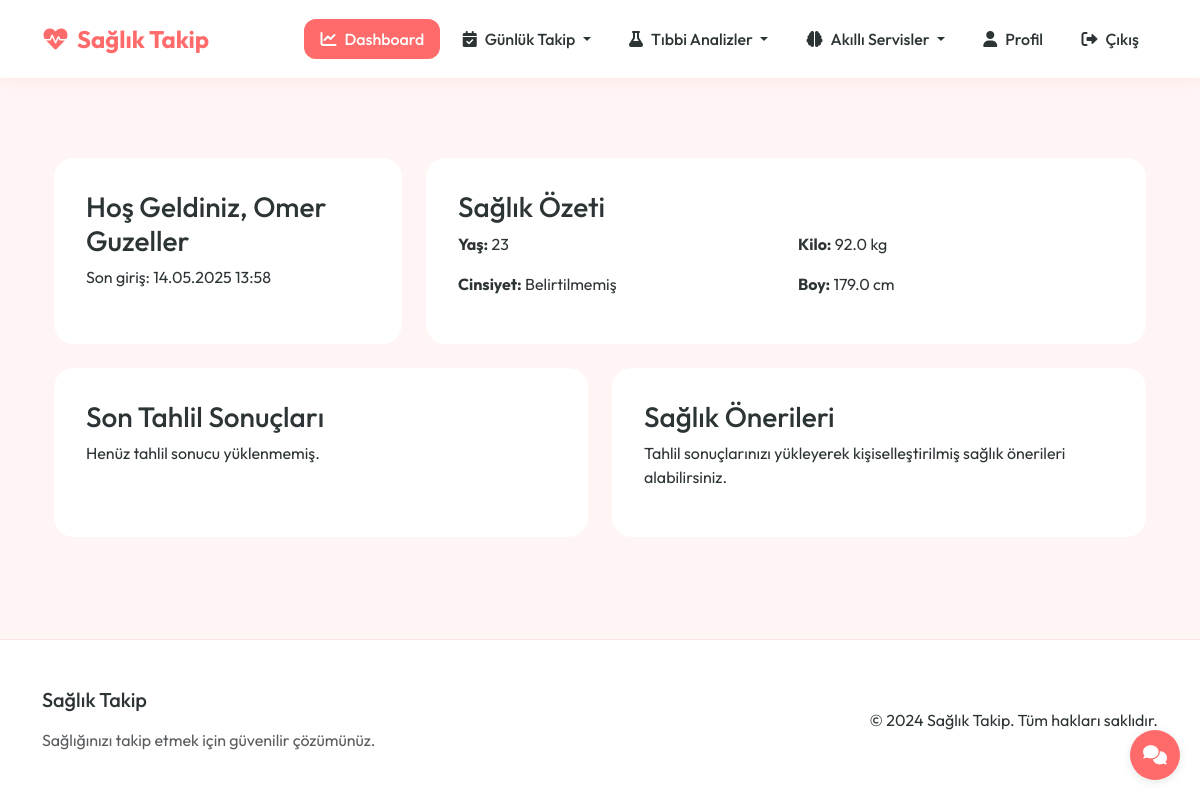
/dashboard (signed in), run on an earlier commit of the app's database.
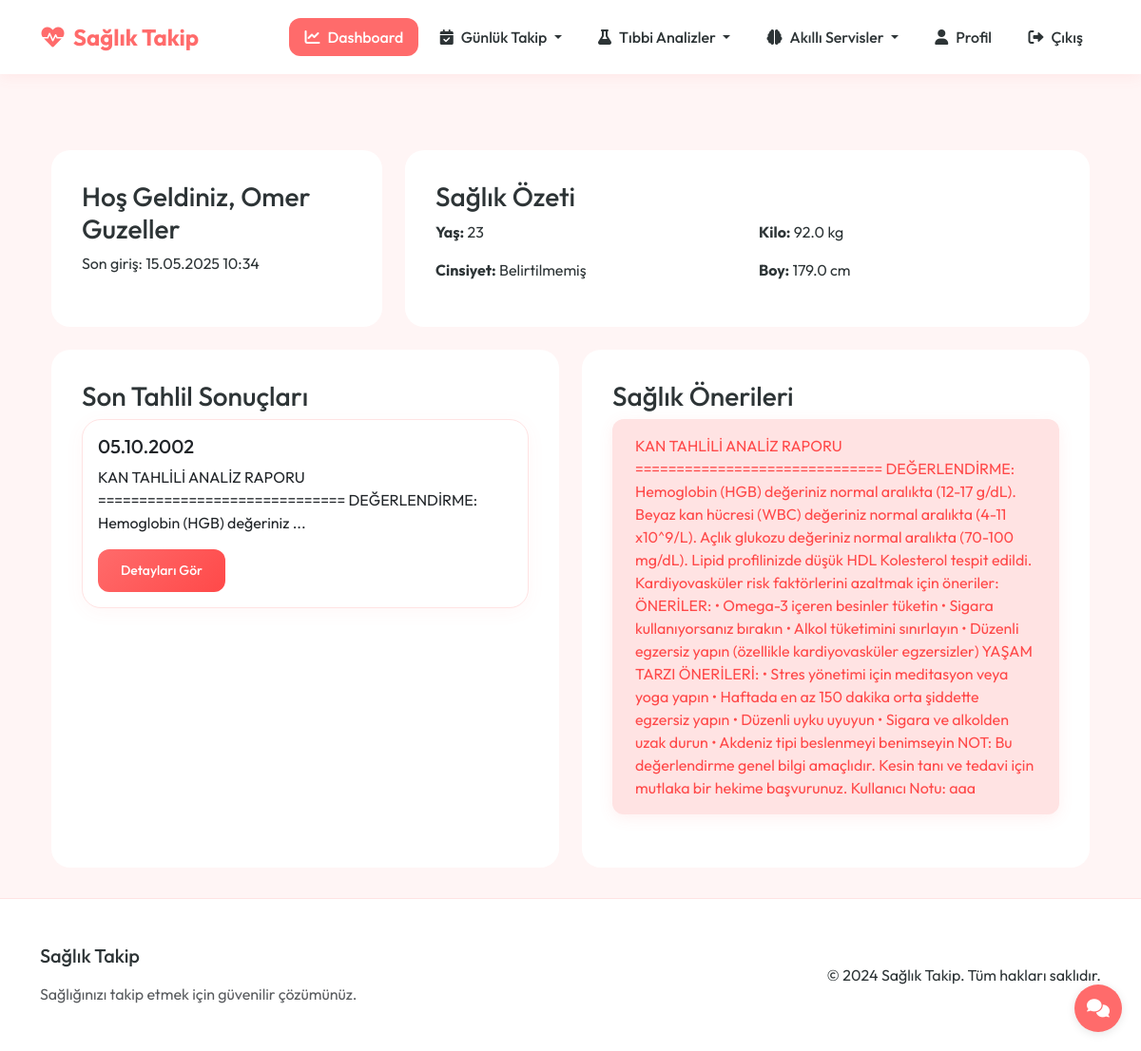
And on a later commit of the database.
### app.py (models this page shows, shortened)
class User(UserMixin, db.Model):
    id = db.Column(db.Integer, primary_key=True)
    email = db.Column(db.String(120), unique=True, nullable=False)
    password_hash = db.Column(db.String(128))
    name = db.Column(db.String(100))
    age = db.Column(db.Integer)
    gender = db.Column(db.String(10))
    weight = db.Column(db.Float)
    height = db.Column(db.Float)
    activity_level = db.Column(db.String(20))  # Sedentary, Lightly Active, Moderately Active, Very Active, Extra Active
    goal = db.Column(db.String(20))  # Lose Weight, Maintain, Gain Weight
    last_login = db.Column(db.DateTime, nullable=True)
    created_at = db.Column(db.DateTime, default=datetime.utcnow)
    test_results = db.relationship('TestResult', backref='user', lazy=True)
    meals = db.relationship('Meal', backref='user', lazy=True)

class TestResult(db.Model):
    id = db.Column(db.Integer, primary_key=True)
    user_id = db.Column(db.Integer, db.ForeignKey('user.id'), nullable=False)
    date = db.Column(db.DateTime, nullable=False, default=datetime.utcnow)
    pdf_path = db.Column(db.String(200))
    results_data = db.Column(db.JSON)
    recommendations = db.Column(db.Text)

### app.py (the view)
@app.route('/dashboard')
@login_required
def dashboard():
    return render_template('main/dashboard.html')

### app.py (called while the page is built)
@login_manager.user_loader
def load_user(user_id):
    return User.query.get(int(user_id))

### health_app/templates/main/dashboard.html (shortened to what this page needs)
{% extends "base.html" %}
{% block content %}
<div class="container mt-5">
    <div class="row">
        <div class="col-md-4">
            <div class="dashboard-card">
                <h3>Hoş Geldiniz, {{ current_user.name }}</h3>
                <p>Son giriş: {{ current_user.last_login.strftime('%d.%m.%Y %H:%M') if current_user.last_login else 'İlk giriş' }}</p>
            </div>
        </div>
        <div class="col-md-8">
            <div class="dashboard-card">
                <h3>Sağlık Özeti</h3>
                <div class="row">
                    <div class="col-md-6">
                        <p><strong>Yaş:</strong> {{ current_user.age or 'Belirtilmemiş' }}</p>
                        <p><strong>Cinsiyet:</strong> {{ current_user.gender or 'Belirtilmemiş' }}</p>
                    </div>
                    <div class="col-md-6">
                        <p><strong>Kilo:</strong> {{ current_user.weight or 'Belirtilmemiş' }} kg</p>
                        <p><strong>Boy:</strong> {{ current_user.height or 'Belirtilmemiş' }} cm</p>
                    </div>
                </div>
            </div>
        </div>
    </div>
    <div class="row mt-4">
        <div class="col-md-6">
            <div class="dashboard-card">
                <h3>Son Tahlil Sonuçları</h3>
                {% if current_user.test_results %}
                    {% for result in current_user.test_results[-3:] %}
                        <div class="card mb-3">
                            <div class="card-body">
                                <h5 class="card-title">{{ result.date.strftime('%d.%m.%Y') }}</h5>
                                <p class="card-text">
                                    {% if result.recommendations %}
                                        {{ result.recommendations[:100] }}...
                                    {% else %}
                                        Henüz analiz edilmedi
                                    {% endif %}
                                </p>
                                <a href="{{ url_for('blood_test_detail', test_id=result.id) }}" class="btn btn-primary btn-sm">Detayları Gör</a>
                            </div>
                        </div>
                    {% endfor %}
                {% else %}
                    <p>Henüz tahlil sonucu yüklenmemiş.</p>
                {% endif %}
            </div>
        </div>
        <div class="col-md-6">
            <div class="dashboard-card">
                <h3>Sağlık Önerileri</h3>
                {% if current_user.test_results and current_user.test_results[-1].recommendations %}
                    <div class="alert alert-info">
                        {{ current_user.test_results[-1].recommendations }}
                    </div>
                {% else %}
                    <p>Tahlil sonuçlarınızı yükleyerek kişiselleştirilmiş sağlık önerileri alabilirsiniz.</p>
                {% endif %}
            </div>
        </div>
    </div>
</div>
{% endblock %}

### health_app/templates/base.html (shortened to what this page needs)
<!DOCTYPE html>
<html lang="tr">
<head>
    <link href="https://cdn.jsdelivr.net/npm/bootstrap@5.3.0/dist/css/bootstrap.min.css" rel="stylesheet">
    <link href="https://cdnjs.cloudflare.com/ajax/libs/font-awesome/6.0.0/css/all.min.css" rel="stylesheet">
    <link rel="stylesheet" href="https://cdnjs.cloudflare.com/ajax/libs/animate.css/4.1.1/animate.min.css">
</head>
<body>
    <nav class="navbar navbar-expand-lg">
        <div class="container">
            <a class="navbar-brand" href="{{ url_for('index') }}">
                <i class="fas fa-heartbeat me-2"></i>Sağlık Takip
            </a>
            <div class="collapse navbar-collapse" id="navbarNav">
                <ul class="navbar-nav ms-auto">
                    {% if current_user.is_authenticated %}
                        <li class="nav-item">
                            <a class="nav-link {% if request.endpoint == 'dashboard' %}active{% endif %}" href="{{ url_for('dashboard') }}">
                                <i class="fas fa-chart-line me-2"></i>Dashboard
                            </a>
                        </li>
                        <li class="nav-item dropdown">
                            <a class="nav-link dropdown-toggle " href="#" id="dailyTrackingDropdown" role="button" data-bs-toggle="dropdown" aria-expanded="false">
                                <i class="fas fa-calendar-check me-2"></i>Günlük Takip
                            </a>
                        </li>
                        <li class="nav-item dropdown">
                            <a class="nav-link dropdown-toggle " href="#" id="medicalAnalysisDropdown" role="button" data-bs-toggle="dropdown" aria-expanded="false">
                                <i class="fas fa-flask me-2"></i>Tıbbi Analizler
                            </a>
                        </li>
                        <li class="nav-item dropdown">
                            <a class="nav-link dropdown-toggle " href="#" id="smartServicesDropdown" role="button" data-bs-toggle="dropdown" aria-expanded="false">
                                <i class="fas fa-brain me-2"></i>Akıllı Servisler
                            </a>
                        </li>
                        <li class="nav-item">
                            <a class="nav-link {% if request.endpoint == 'profile' %}active{% endif %}" href="{{ url_for('profile') }}">
                                <i class="fas fa-user me-2"></i>Profil
                            </a>
                        </li>
                        <li class="nav-item">
                            <a class="nav-link" href="{{ url_for('logout') }}">
                                <i class="fas fa-sign-out-alt me-2"></i>Çıkış
                            </a>
                        </li>
                    {% endif %}
                </ul>
            </div>
        </div>
    </nav>
    <main class="main-content">
        <div class="container">
            {% block content %}{% endblock %}
        </div>
    </main>
    <button class="chat-toggle-btn" id="chatToggle">
        <i class="fas fa-comments"></i>
    </button>
    <footer class="footer">
        <div class="container">
            <div class="row align-items-center">
                <div class="col-md-6">
                    <h5 class="mb-3">Sağlık Takip</h5>
                    <p class="text-muted mb-0">Sağlığınızı takip etmek için güvenilir çözümünüz.</p>
                </div>
                <div class="col-md-6 text-md-end">
                    <p class="mb-0">&copy; 2024 Sağlık Takip. Tüm hakları saklıdır.</p>
                </div>
            </div>
        </div>
    </footer>
</body>
</html>

### health_app/templates/base.html (style rules this page uses)
:root { --primary-color: #FF6B6B !important; --primary-light: #FFE3E3 !important; --primary-dark: #FF4949 !important; --secondary-color: #4ECDC4 !important; --accent-color: #FF8B8B !important; --background-color: #FFF5F5 !important; --text-color: #2D3436 !important; --card-bg: #FFFFFF !important; --border-color: #FFE3E3 !important; }
body { font-family: 'Outfit', sans-serif !important; background-color: var(--background-color) !important; color: var(--text-color) !important; min-height: 100vh; display: flex; flex-direction: column; }
.navbar { background: var(--card-bg) !important; box-shadow: 0 2px 15px rgba(255, 107, 107, 0.1) !important; padding: 1rem 0; position: sticky; top: 0; z-index: 1000; backdrop-filter: blur(10px); -webkit-backdrop-filter: blur(10px); }
.navbar-brand { font-weight: 700 !important; color: var(--primary-color) !important; font-size: 1.5rem; transition: all 0.3s ease; }
.nav-link { color: var(--text-color) !important; font-weight: 500; padding: 0.5rem 1rem !important; border-radius: 12px; transition: all 0.3s ease; margin: 0 0.2rem; }
.nav-link.active { background-color: var(--primary-color) !important; color: white !important; }
.main-content { flex: 1; padding: 2rem 0; }
.card { background: var(--card-bg); border: 1px solid var(--border-color); border-radius: 20px; box-shadow: 0 4px 20px rgba(255, 107, 107, 0.05); transition: all 0.3s cubic-bezier(0.4, 0, 0.2, 1); overflow: hidden; }
.btn { padding: 0.75rem 1.5rem; font-weight: 500; border-radius: 12px; transition: all 0.3s cubic-bezier(0.4, 0, 0.2, 1); position: relative; overflow: hidden; }
.btn::after { content: ''; position: absolute; top: 50%; left: 50%; width: 0; height: 0; background: rgba(255, 255, 255, 0.2); border-radius: 50%; transform: translate(-50%, -50%); transition: width 0.6s ease, height 0.6s ease; }
.btn-primary { background: linear-gradient(135deg, var(--primary-color), var(--primary-dark)) !important; border: none !important; }
.alert { border: none; border-radius: 12px; padding: 1rem 1.5rem; margin-bottom: 1.5rem; box-shadow: 0 4px 15px rgba(255, 107, 107, 0.1); animation: slideInDown 0.5s ease; }
.alert-info { background-color: var(--primary-light) !important; color: var(--primary-dark) !important; }
.footer { background: var(--card-bg); border-top: 1px solid var(--border-color); padding: 3rem 0; margin-top: auto; }
.dashboard-card { background: var(--card-bg); border-radius: 20px; padding: 2rem; height: 100%; transition: all 0.3s cubic-bezier(0.4, 0, 0.2, 1); }
.chat-toggle-btn { position: fixed; bottom: 20px; right: 20px; width: 50px; height: 50px; border-radius: 50%; background: #FF6B6B; color: white; border: none; box-shadow: 0 2px 10px rgba(0,0,0,0.1); display: flex; align-items: center; justify-content: center; font-size: 1.2rem; cursor: pointer; z-index: 999; transition: all 0.3s ease; }

What changed in the data, as far as the page shows it:
changed User "Omer Guzeller": last_login "14.05.2025 13:58" → "15.05.2025 10:34"
added TestResult: date "05.10.2002", recommendations "KAN TAHLİLİ ANALİZ RAPORU ============================== DEĞERLENDİRME: Hemoglobin (HGB) değeriniz", recommendations "KAN TAHLİLİ ANALİZ RAPORU ============================== DEĞERLENDİRME: Hemoglobin (HGB) değeriniz normal aralıkta (12-17 g/dL). Beyaz kan hücresi (WBC) değeriniz normal aralıkta (4-11 x10^9/L). Açlık glukozu değeriniz normal aralıkta (70-100 mg/dL). Lipid profilinizde düşük HDL Kolesterol tespit edildi. Kardiyovasküler risk faktörlerini azaltmak için öneriler: ÖNERİLER: • Omega-3 içeren besinler tüketin • Sigara kullanıyorsanız bırakın • Alkol tüketimini sınırlayın • Düzenli egzersiz yapın (özellikle kardiyovasküler egzersizler) YAŞAM TARZI ÖNERİLERİ: • Stres yönetimi için meditasyon veya yoga yapın • Haftada en az 150 dakika orta şiddette egzersiz yapın • Düzenli uyku uyuyun • Sigara ve…"
Also different on the page:
text no longer shown: "Henüz tahlil sonucu yüklenmemiş. Tahlil sonuçlarınızı yükleyerek kişiselleştirilmiş sağlık önerileri alabilirsiniz."
